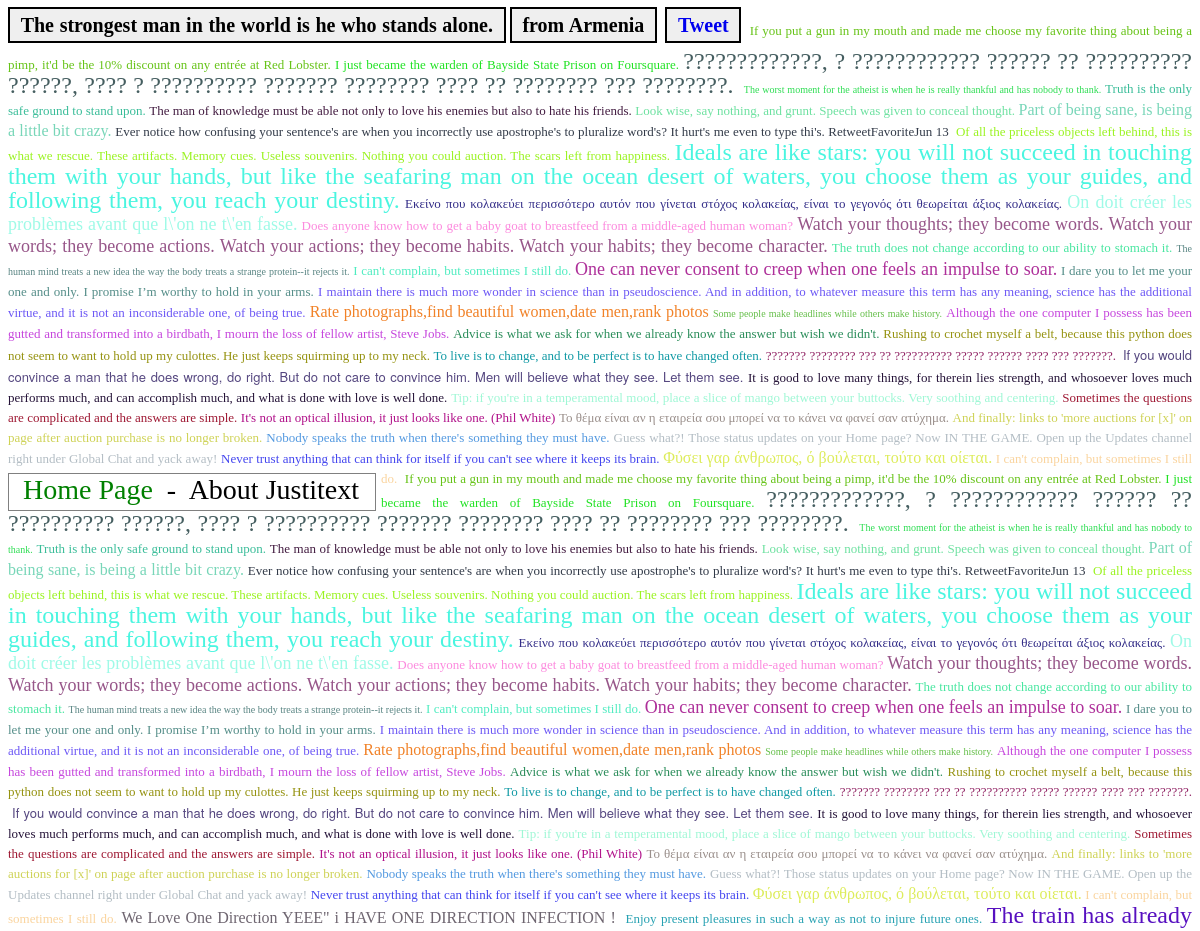
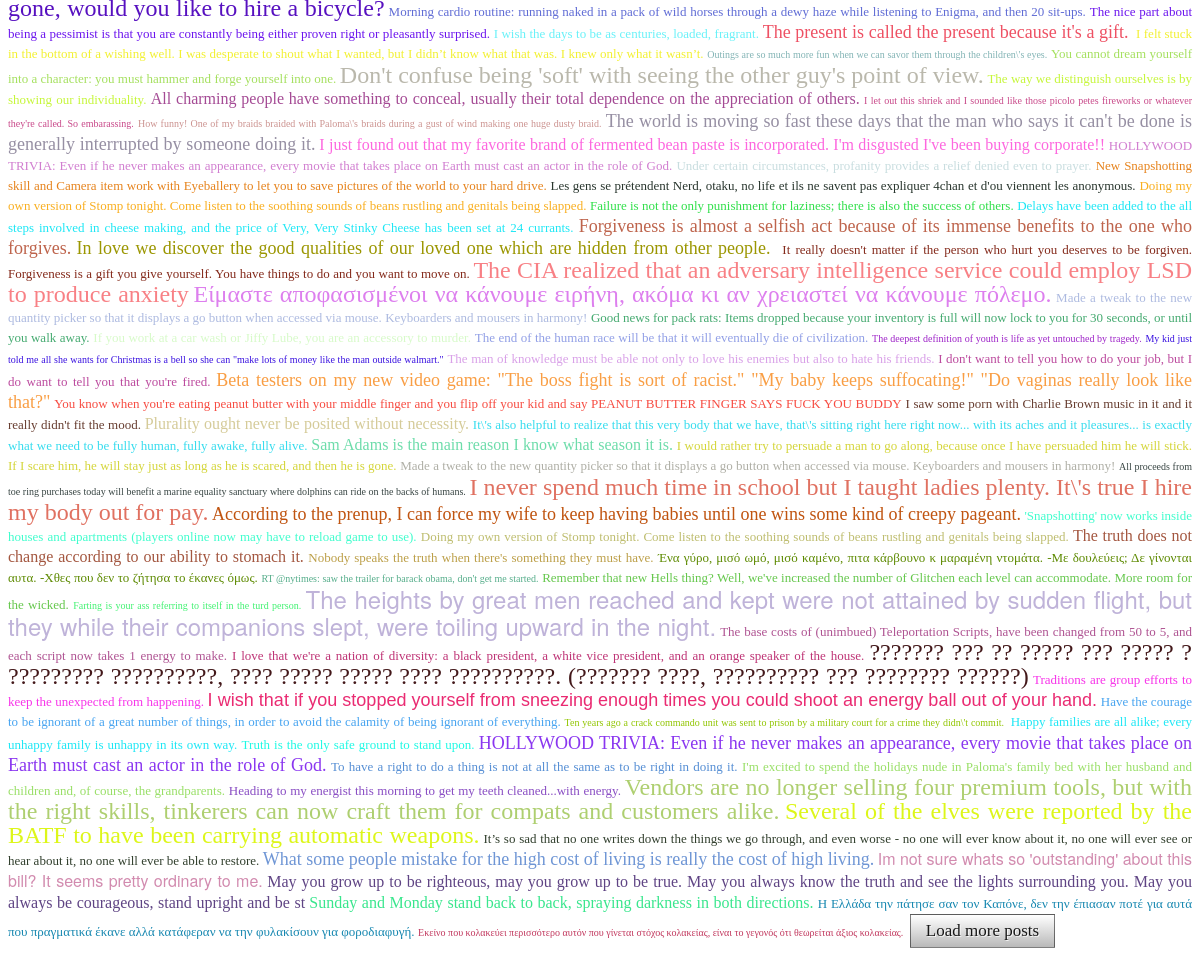
The page /includepost/post/2208 on the database its author committed (2 pictures, top to bottom).
### tables this page shows
CREATE TABLE `text` (
  `num` int(255) NOT NULL AUTO_INCREMENT,
  `text` text,
  `color` mediumtext NOT NULL,
  `ip` mediumtext NOT NULL,
  `urls` varchar(4132) DEFAULT NULL,
  `names` varchar(4132) NOT NULL,
  `location` varchar(4132) NOT NULL,
  `fontfamily` text NOT NULL,
  `fontsize` int(11) NOT NULL DEFAULT '2',
  `category` varchar(55) NOT NULL,
  `underline` mediumtext NOT NULL,
  `background` mediumtext NOT NULL,
  PRIMARY KEY (`num`)
);

### includepost/index.php (the view, shortened to what this page needs)
<!DOCTYPE html PUBLIC "-//W3C//DTD XHTML 1.0 Strict//EN"
    "http://www.w3.org/TR/xhtml1/DTD/xhtml1-strict.dtd">
<html xmlns="http://www.w3.org/1999/xhtml" xml:lang="en" lang="en">
<head>
</head>
<body  OnLoad="document.Wordform.text.focus();">
<object style="line-height:40px;">
<?php
$lastword = basename(parse_url($_SERVER['REQUEST_URI'], PHP_URL_PATH)) - 5;
$result = mysql_query("SELECT * FROM text ORDER BY num LIMIT 1 OFFSET $lastword ");
while(($row = mysql_fetch_array($result) ) )
  {
if (empty($row['names'])) {
  if (empty($row['urls'])) {
  echo '<object style="font-family:Times,serif; border:2px double; padding:5px 5px; position:relative; top:-3px;  font-size:20px; font-weight:bold; background-color:#EFEFEF;">&nbsp;'.htmlentities(($row['text']) , ENT_COMPAT , "UTF-8").'&nbsp;</object>';
   }
}
if (!empty($row['location'])) {
 echo '<object style="font-family:Times,serif; border:2px double; padding:5px 5px; position:relative; top:-3px;  font-size:20px; font-weight:bold; background-color:#EFEFEF;">&nbsp;from '.$row['location'].'&nbsp;</object>';
}
   } ?>
&nbsp;<dfn style="font-family:Times,serif; border:2px double; font-style:normal; padding:5px 5px; position:relative; top:-3px;  font-size:20px; font-weight:bold; background-color:#EFEFEF;">&nbsp;<a title="Post this text on Twitter!"  href='https://twitter.com/share' class='twitter-share-button' data-via='justitext' data-size='large'>Tweet</a>
</dfn>
</object>
<object id="wrapper">
<object id="postswrapper" >
<?php
$result = mysql_query("SELECT * FROM text ORDER BY RAND() LIMIT 40");
while(($row = mysql_fetch_array($result) ) )
  {
$text = htmlentities(($row['text']) , ENT_COMPAT , "UTF-8") ;
$j = $row['num'] ;
  if (!empty($row['category'])) {
   if (!empty($row['names'])) {
     if (!empty($row['location'])) {
	      echo '<object name="comments"  style="font-family:' . $row['fontfamily'] . '; " class="postitem" num="'.$row['num'].'"><a href="post/'.$j.'"><font color="'.$row['color'].'" size="' .$row['fontsize'] .'">'.$text.'</font></a></object>';
          echo "&nbsp;";
     }
	  else {
	      echo '<object name="comments"  style="font-family:' . $row['fontfamily'] . '; " class="postitem" num="'.$row['num'].'"><a href="post/'.$j.'"><font color="'.$row['color'].'" size="' .$row['fontsize'] .'">'.$text.'</font></a></object>';
          echo "&nbsp;";
      }
	}
    else {
	    if (!empty($row['location'])) {
	      echo '<object name="comments"  style="font-family:' . $row['fontfamily'] . ';  " class="postitem" num="'.$row['num'].'"><a href="post/'.$j.'"><font color="'.$row['color'].'" size="' .$row['fontsize'] .'">'.$text.'</font></a></object>';
        }
		else {
		  echo '<object name="comments"  style="font-family:' . $row['fontfamily'] . '; " class="postitem" num="'.$row['num'].'"><a href="post/'.$j.'"><font color="'.$row['color'].'" size="' .$row['fontsize'] .'">'.$text.'</font></a></object>';
             echo "&nbsp;";
		}
    }
  }
  else {
   if (!empty($row['names'])) {
     if (!empty($row['location'])) {
	      echo '<object name="comments" style="font-family:' . $row['fontfamily'] . ';  " class="postitem" num="'.$row['num'].'"><a href="post/'.$j.'"><font color="'.$row['color'].'" size="' .$row['fontsize'] .'">'.$text.'</font></a></object>';
          echo "&nbsp;";
     }
	  else {
	      echo '<object name="comments" style="font-family:' . $row['fontfamily'] . '; " class="postitem" num="'.$row['num'].'"><a href="post/'.$j.'"><font color="'.$row['color'].'" size="' .$row['fontsize'] .'">'.$text.'</font></a></object>';
      }
	}
    else {
	    if (!empty($row['location'])) {
	      echo '<object name="comments"  style="font-family:' . $row['fontfamily'] . ';  " class="postitem" num="'.$row['num'].'"><a href="post/'.$j.'"><font color="'.$row['color'].'" size="' .$row['fontsize'] .'">'.$text.'</font></a></object>';
          echo "&nbsp;";
        }
		else {
		  echo '<object name="comments" style="font-family:' . $row['fontfamily'] . ';  " class="postitem" num="'.$row['num'].'"><a href="../../post/'.$j.'"><font color="'.$row['color'].'" size="' .$row['fontsize'] .'">'.$text.'</font></a></object>';
		}
    }
  }
}
?><object style="float:left; width:366px; text-align:justify; border:1px solid grey; height: 2.6em; margin-right:5px; position:relative; top:4px; margin-bottom:2px;">
			<span style="font-size:28px; position:relative; top:6px; text-align:justify;">&nbsp;&nbsp;<a style="color:green;" href="http://justitext.com
" class="menu_item">Home Page</a>&nbsp; -&nbsp; <a style="color:black; " href="../../about" class="menu_item" >About Justitext</a></span></object>
<?php
$result = mysql_query("SELECT * FROM text ORDER BY RAND() LIMIT 120");
while(($row = mysql_fetch_array($result) ) )
  {
$text = htmlentities(($row['text']) , ENT_COMPAT , "UTF-8") ;
$j = $row['num'];
  if (!empty($row['category'])) {
   if (!empty($row['names'])) {
     if (!empty($row['location'])) {
	      echo '<object name="comments"  style="font-family:' . $row['fontfamily'] . '; " class="postitem" num="'.$row['num'].'"><a href="post/'.$j.'"><font color="'.$row['color'].'" size="' .$row['fontsize'] .'">'.$text.'</font></a></object>';
          echo "&nbsp;";
     }
	  else {
	      echo '<object name="comments"  style="font-family:' . $row['fontfamily'] . '; " class="postitem" num="'.$row['num'].'"><a href="post/'.$j.'"><font color="'.$row['color'].'" size="' .$row['fontsize'] .'">'.$text.'</font></a></object>';
          echo "&nbsp;";
      }
	}
    else {
	    if (!empty($row['location'])) {
	      echo '<object name="comments"  style="font-family:' . $row['fontfamily'] . ';  " class="postitem" num="'.$row['num'].'"><a href="post/'.$j.'"><font color="'.$row['color'].'" size="' .$row['fontsize'] .'">'.$text.'</font></a></object>';
        }
		else {
		  echo '<object name="comments"  style="font-family:' . $row['fontfamily'] . '; " class="postitem" num="'.$row['num'].'"><a href="post/'.$j.'"><font color="'.$row['color'].'" size="' .$row['fontsize'] .'">'.$text.'</font></a></object>';
             echo "&nbsp;";
		}
    }
  }
  else {
   if (!empty($row['names'])) {
     if (!empty($row['location'])) {
	      echo '<object name="comments" style="font-family:' . $row['fontfamily'] . ';  " class="postitem" num="'.$row['num'].'"><a href="post/'.$j.'"><font color="'.$row['color'].'" size="' .$row['fontsize'] .'">'.$text.'</font></a></object>';
          echo "&nbsp;";
     }
	  else {
	      echo '<object name="comments" style="font-family:' . $row['fontfamily'] . '; " class="postitem" num="'.$row['num'].'"><a href="post/'.$j.'"><font color="'.$row['color'].'" size="' .$row['fontsize'] .'">'.$text.'</font></a></object>';
      }
	}
    else {
	    if (!empty($row['location'])) {
	      echo '<object name="comments"  style="font-family:' . $row['fontfamily'] . ';  " class="postitem" num="'.$row['num'].'"><a href="post/'.$j.'"><font color="'.$row['color'].'" size="' .$row['fontsize'] .'">'.$text.'</font></a></object>';
        }
		else {
		  echo '<object name="comments" style="font-family:' . $row['fontfamily'] . ';  " class="postitem" num="'.$row['num'].'"><a href="../../post/'.$j.'"><font color="'.$row['color'].'" size="' .$row['fontsize'] .'">'.$text.'</font></a></object>';
		}
    }
  }
}
?>
</object> </object>
		<input style="cursor:hand; cursor:pointer; font-size:17px; font-family:Tahoma;" type="button" id="loadmorebutton" value="&nbsp;&nbsp;Load more posts&nbsp;&nbsp;">
</body></html>

### includepost/index.php (style rules this page uses)
body { text-align:justify; font-size:14px; line-height:20px; font-family:'droid serif', cambria, palatino, georgia, serif; }
a { text-decoration:none; cursor:hand; cursor:pointer; }
#loadmorebutton { cursor:pointer; cursor:hand; font-family:Arial, serif; color:rgba(0,0,0,0.9); text-shadow:1px 1px 0px rgba(255,255,255,0.8); border:1px solid rgba(0,0,0,0.5); background:-webkit-gradient(linear,0% 0%,0% 100%,from(rgba(255,255,255,1)),to(rgba(185,185,185,1))); background:-moz-linear-gradient(top,rgba(255,255,255,1),rgba(185,185,185,1)); line-height:20px; padding:6px 6px; }

### rows shown on the page
text: text "The strongest man in the world is he who stands alone.", location "Armenia"

### other values the page prints
$text "If you put a gun in my mouth and made me choose my favorite thing about being a pimp, it'd be the 10% discount on any entrée at Red Lobster."
$text "I just became the warden of Bayside State Prison on Foursquare."
$text "?????????????, ? ???????????? ?????? ?? ?????????? ??????, ???? ? ?????????? ??????? ???????? ???? ?? ???????? ??? ????????."
$text "The worst moment for the atheist is when he is really thankful and has nobody to thank."
$text "Truth is the only safe ground to stand upon."
$text "The man of knowledge must be able not only to love his enemies but also to hate his friends."
$text "Look wise, say nothing, and grunt. Speech was given to conceal thought."
$text "Part of being sane, is being a little bit crazy."
$text "Ever notice how confusing your sentence's are when you incorrectly use apostrophe's to pluralize word's? It hurt's me even to type thi's. RetweetFavoriteJun 13"
$text "Of all the priceless objects left behind, this is what we rescue. These artifacts. Memory cues. Useless souvenirs. Nothing you could auction. The scars left from happiness."
$text "Εκείνο που κολακεύει περισσότερο αυτόν που γίνεται στόχος κολακείας, είναι το γεγονός ότι θεωρείται άξιος κολακείας."
$text "On doit créer les problèmes avant que l\\'on ne t\\'en fasse."
$text "Does anyone know how to get a baby goat to breastfeed from a middle-aged human woman?"
$text "Watch your thoughts; they become words. Watch your words; they become actions. Watch your actions; they become habits. Watch your habits; they become character."
$text "The truth does not change according to our ability to stomach it."
